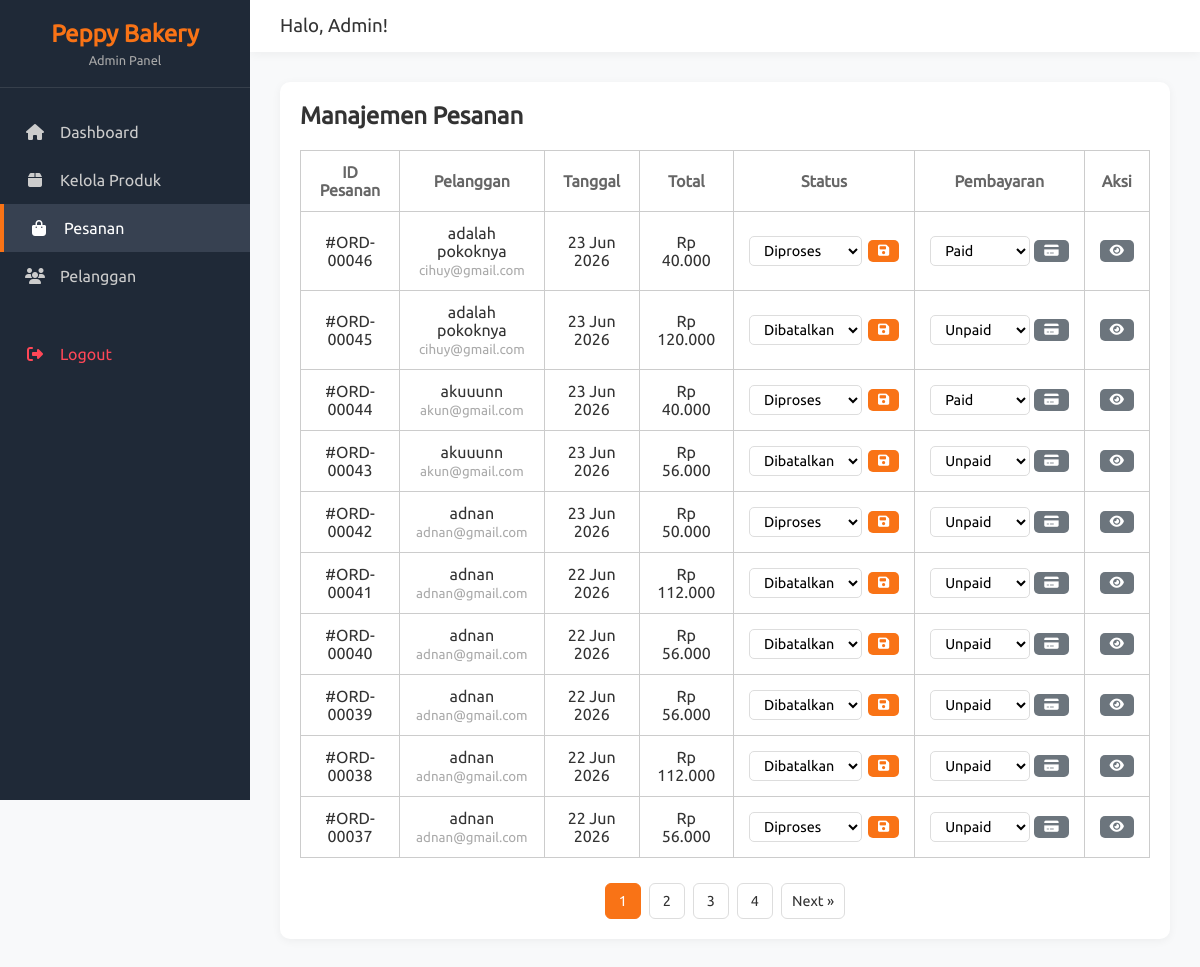
The app's page /admin/orders_admin.php (signed in) with its own data.
### tables this page shows
CREATE TABLE `orders` (
  `id_order` int(11) NOT NULL,
  `id_user` int(11) DEFAULT NULL,
  `tgl_order` datetime DEFAULT current_timestamp(),
  `ttl_harga` decimal(10,2) NOT NULL,
  `status_order` varchar(50) DEFAULT NULL
);

CREATE TABLE `users` (
  `id_user` int(11) NOT NULL,
  `nama` varchar(100) NOT NULL,
  `email` varchar(100) NOT NULL,
  `password` varchar(255) NOT NULL,
  `no_hp` varchar(15) DEFAULT NULL,
  `alamat` text DEFAULT NULL,
  `role` enum('admin','customer') NOT NULL DEFAULT 'customer',
  `created_at` timestamp NOT NULL DEFAULT current_timestamp()
);

### admin/orders_admin.php (the view, shortened to what this page needs)
<?php
include 'layouts/admin_header.php';
$pdo = getDB();
$limit = 10;
$page = isset($_GET['page']) ? max(1, (int)$_GET['page']) : 1;
$offset = ($page - 1) * $limit;
$total_data = $pdo->query('SELECT COUNT(*) FROM orders')->fetchColumn();
$total_pages = ceil($total_data / $limit);
$orders_stmt = $pdo->prepare(
    'SELECT o.*, u.nama AS customer_name, u.email AS customer_email, p.status_bayar
    FROM orders o
    JOIN users u ON u.id_user = o.id_user
    LEFT JOIN payments p ON o.id_order = p.id_order
    ORDER BY o.tgl_order DESC
    LIMIT :limit OFFSET :offset'
);
$orders_stmt->bindValue(':limit', $limit, PDO::PARAM_INT);
$orders_stmt->bindValue(':offset', $offset, PDO::PARAM_INT);
$orders_stmt->execute();
$orders = $orders_stmt->fetchAll();
?>
<div class="table-container">
    <div class="table-header">
        <h2>Manajemen Pesanan</h2>
    </div>
    <table>
        <thead>
            <tr>
                <th>ID Pesanan</th>
                <th>Pelanggan</th>
                <th>Tanggal</th>
                <th>Total</th>
                <th>Status</th>
                <th>Pembayaran</th>
                <th>Aksi</th>
            </tr>
        </thead>
        <tbody>
            <?php foreach ($orders as $o): ?>
            <tr>
                <td>#ORD-<?= str_pad($o['id_order'], 5, '0', STR_PAD_LEFT) ?></td>
                <td>
                    <?= htmlspecialchars($o['customer_name']) ?>
                    <br><small style="color:#aaa;"><?= htmlspecialchars($o['customer_email']) ?></small>
                </td>
                <td><?= date('d M Y', strtotime($o['tgl_order'])) ?></td>
                <td>Rp <?= number_format($o['ttl_harga'], 0, ',', '.') ?></td>
                <td>
                    <form method="POST" style="display:inline-flex;align-items:center;gap:6px;">
                        <select name="status" class="order-status-select">
                            <option value="diproses" <?= $o['status_order'] === 'diproses'   ? 'selected' : '' ?>>Diproses</option>
                            <option value="dibatalkan" <?= $o['status_order'] === 'dibatalkan' ? 'selected' : '' ?>>Dibatalkan</option>
                        </select>
                        <button type="submit" class="btn-primary btn-sm"><i class="fas fa-save"></i></button>
                    </form>
                </td>
                <td>
                    <form method="POST" style="display:inline-flex;align-items:center;gap:4px;">
                            <select name="status" class="order-status-select" style="width:100px;">
                                <option value="unpaid" <?= ($o['status_bayar'] ?? 'unpaid') === 'unpaid' ? 'selected' : '' ?>>Unpaid</option>
                                <option value="paid" <?= ($o['status_bayar'] ?? 'unpaid') === 'paid'   ? 'selected' : '' ?>>Paid</option>
                            </select>
                            <button type="submit" class="btn-secondary btn-sm" title="Simpan Status Bayar">
                                <i class="fas fa-credit-card"></i>
                            </button>
                        </form>
                </td>
                <td>
                    <div style="display:flex;align-items:center;gap:8px;">
                        <a href="order_detail_admin.php?id=<?= $o['id_order'] ?>" class="btn-secondary btn-sm" title="Lihat Detail">
                            <i class="fas fa-eye"></i>
                        </a>
                    </div>
                </td>
            </tr>
            <?php endforeach; ?>
        </tbody>
    </table>
<?php if ($total_pages > 1): ?>
    <div class="pagination">
        <?php for ($i = 1; $i <= $total_pages; $i++): ?>
            <a href="?page=<?= $i ?>" class="pagination-link <?= $i === $page ? 'active' : '' ?>"><?= $i ?></a>
        <?php endfor; ?>
        <?php if ($page < $total_pages): ?>
            <a href="?page=<?= $page + 1 ?>" class="pagination-link">Next &raquo;</a>
        <?php endif; ?>
    </div>
<?php endif; ?>
</div>
<?php include 'layouts/admin_footer.php'; ?>

### assets/css/admin.css (style rules this page uses)
:root { --admin-bg: #f8f9fa; --admin-sidebar: #1F2937; --admin-sidebar-hover: #374151; --admin-primary: #F97316; --admin-text: #333; --admin-white: #fff; }
* { margin: 0; padding: 0; box-sizing: border-box; font-family: "Ubuntu", sans-serif; }
body { background-color: var(--admin-bg); color: var(--admin-text); display: flex; min-height: 100vh; }
.table-container { background: var(--admin-white); border-radius: 10px; padding: 20px; box-shadow: 0 2px 10px rgba(0, 0, 0, 0.05); }
.table-header { display: flex; justify-content: space-between; align-items: center; margin-bottom: 20px; }
table { width: 100%; border-collapse: collapse; }
th, td { padding: 12px 15px; text-align: left; border-bottom: 1px solid #eee; }
th { color: #666; font-weight: 600; }
.btn-primary { background: var(--admin-primary); color: white; padding: 8px 16px; border: none; border-radius: 5px; cursor: pointer; text-decoration: none; font-size: 0.9rem; }
.btn-sm { padding: 5px 10px; font-size: 0.8rem; }
.btn-sm { display: flex; align-items: center; justify-content: center; gap: 5px; }
thead tr th { text-align: center; }
tbody tr td { text-align: center; }
tr th { border: 1px solid #ccc; }
td { border: 1px solid #ccc; }
.order-status-select { padding: 5px 10px; border-radius: 5px; border: 1px solid #ddd; font-family: "Ubuntu", sans-serif; font-size: 0.9rem; background: #fff; cursor: pointer; }
.btn-secondary { background: #6c757d; color: white; padding: 5px 10px; border: none; border-radius: 5px; cursor: pointer; font-size: 0.8rem; text-decoration: none; transition: background 0.2s; }
.pagination { display: flex; justify-content: center; align-items: center; gap: 8px; margin-top: 25px; }
.pagination-link { display: inline-flex; align-items: center; justify-content: center; min-width: 36px; height: 36px; padding: 0 10px; border-radius: 6px; border: 1px solid #ddd; background: var(--admin-white); color: var(--admin-text); text-decoration: none; font-size: 0.9rem; font-weight: 500; transition: all 0.2s; }
.pagination-link.active { background: var(--admin-primary); border-color: var(--admin-primary); color: var(--admin-white); cursor: default; }

### records on screen
orders: id_order "00046", id_user.nama "adalah pokoknya", id_user.email "cihuy@gmail.com", tgl_order "23 Jun 2026", ttl_harga "40.000", status "Diproses"
orders: id_order "00045", id_user.nama "adalah pokoknya", id_user.email "cihuy@gmail.com", tgl_order "23 Jun 2026", ttl_harga "120.000", status "Dibatalkan"
orders: id_order "00044", id_user.nama "akuuunn", id_user.email "akun@gmail.com", tgl_order "23 Jun 2026", ttl_harga "40.000", status "Diproses"
orders: id_order "00043", id_user.nama "akuuunn", id_user.email "akun@gmail.com", tgl_order "23 Jun 2026", ttl_harga "56.000", status "Dibatalkan"
orders: id_order "00042", id_user.nama "adnan", id_user.email "adnan@gmail.com", tgl_order "23 Jun 2026", ttl_harga "50.000"
orders: id_order "00041", id_user.nama "adnan", id_user.email "adnan@gmail.com", tgl_order "22 Jun 2026", ttl_harga "112.000", status "Dibatalkan"
orders: id_order "00040", id_user.nama "adnan", id_user.email "adnan@gmail.com", tgl_order "22 Jun 2026", ttl_harga "56.000", status "Dibatalkan"
orders: id_order "00039", id_user.nama "adnan", id_user.email "adnan@gmail.com", tgl_order "22 Jun 2026", ttl_harga "56.000", status "Dibatalkan"
orders: id_order "00038", id_user.nama "adnan", id_user.email "adnan@gmail.com", tgl_order "22 Jun 2026", ttl_harga "112.000", status "Dibatalkan"
orders: id_order "00037", id_user.nama "adnan", id_user.email "adnan@gmail.com", tgl_order "22 Jun 2026", ttl_harga "56.000", status "Diproses"
